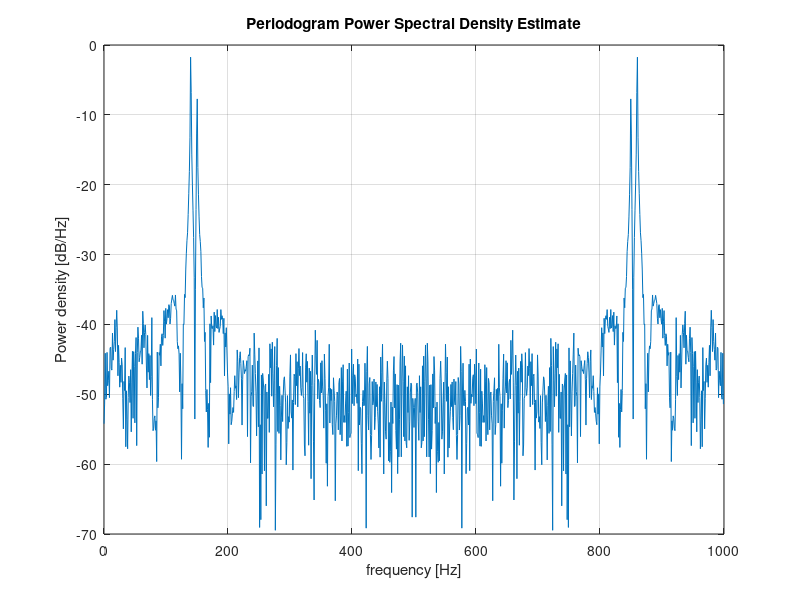

Recreate this plot in MATLAB.
clear
randn('state',0);
fs = 1000;                         % Sampling frequency
t = (0:fs)/fs;                     % One second worth of samples
xn = sin(2*pi*150*t) + 2*sin(2*pi*140*t) + 0.1*randn(size(t));
Pxx = periodogram(xn,[],'twosided',1024,fs);
periodogram(xn,[],'twosided',1024,fs);

Pow = (fs/length(Pxx)) * sum(Pxx)

Pxxo = periodogram(xn,[],1024,fs);
Pow = (fs/(2*length(Pxxo))) * sum(Pxxo)
